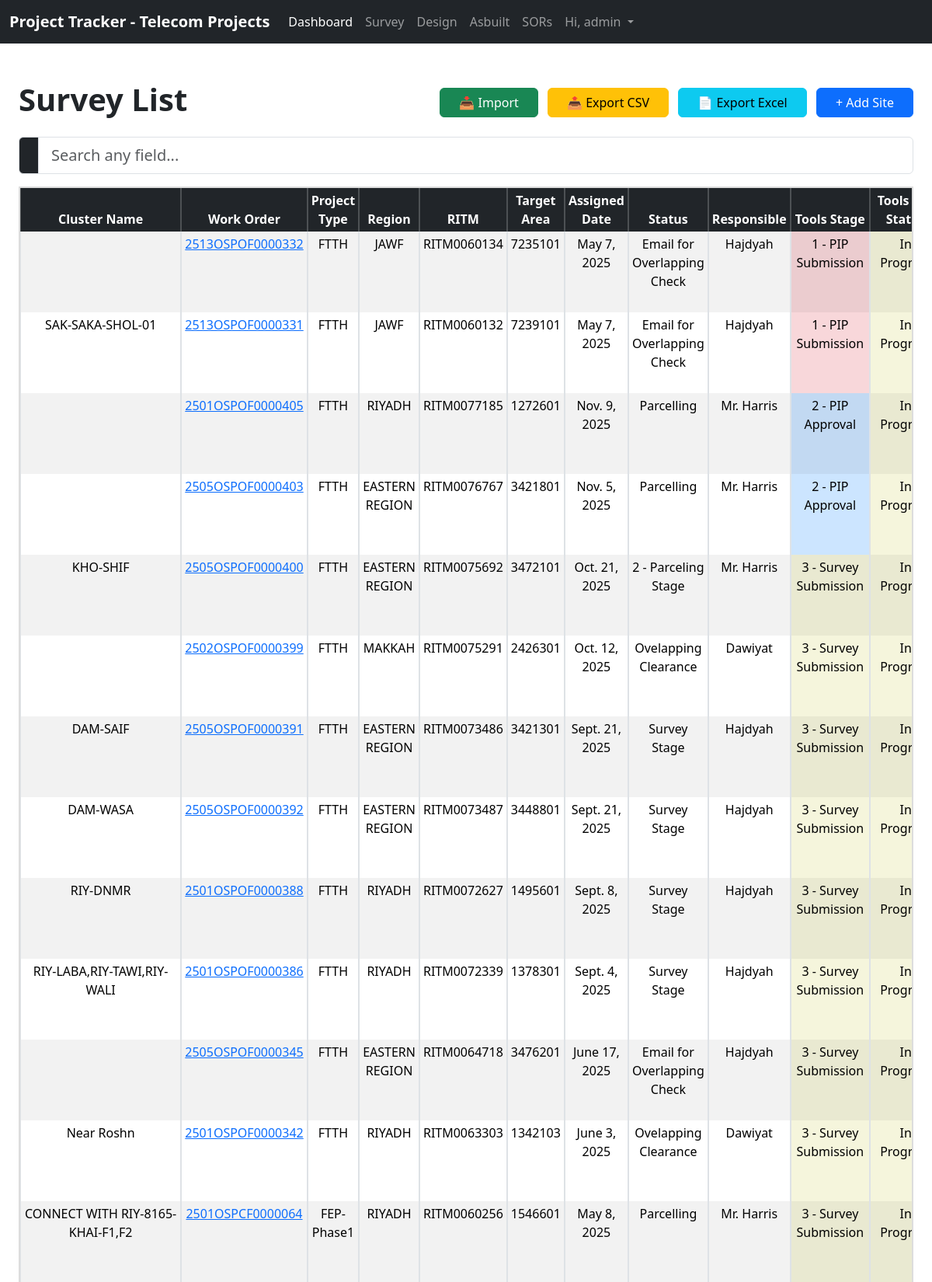
Page /survey/ (signed in, upper part) on the committed database.
### website/models.py (models this page shows, shortened)
class survey(models.Model):
    cluster_name = models.CharField(max_length=200, blank=True)
    work_order = models.CharField(max_length=16)
    region = models.CharField(max_length=20, blank=True)
    project_type = models.CharField(max_length=20, blank=True)
    RITM = models.CharField(max_length=11)
    target_area = models.IntegerField(blank=True, null=True)
    date_assigned = models.DateField()
    status = models.CharField(max_length=50)
    responsible = models.CharField(max_length=100)
    tools = models.CharField(max_length=50)
    wo_status = models.CharField(max_length=50)
    priority = models.CharField(max_length=20)
    remarks = models.TextField(blank=True)
    updated_at = models.DateTimeField(auto_now=True)
    updated_by = models.ForeignKey(
        User, on_delete=models.SET_NULL, null=True, blank=True
    )

### website/views.py (the view)
# urls.py: path('survey/', views.survey_list, name='survey'),
def survey_list(request):
    surveys = survey.objects.all().order_by('tools')
    if request.method == 'POST':
        username = request.POST['username']
        password = request.POST['password']
        user = authenticate(request, username=username, password=password)
        if user is not None:
            login(request, user)
            messages.success(request, "You have logged in!")
            return redirect('survey')
        else:
            messages.success(
                request, "Username does not Exist, Please register for an account.")
            return redirect('home')
    else:
        return render(request, 'survey.html', {'surveys': surveys})

### website/templates/survey.html (shortened to what this page needs)
{% extends 'base.html' %}
{% load tz %}
{% block content %}
{% if user.is_authenticated %}
{% load static %}
<div class="container-fluid px-4">
    <div class="d-flex justify-content-between align-items-center mt-4">
        <h1 class="fw-bold">Survey List</h1>
        <div>
            {% if user.is_superuser %}
            <button class="btn btn-success px-4 me-2" data-bs-toggle="modal" data-bs-target="#importModal">
                📥 Import
            </button>
            {% endif %}
            <a class="btn btn-warning px-4 me-2" href="{% url 'export_survey_csv' %}">
                📤 Export CSV
            </a>
            <a class="btn btn-info px-4 me-2" href="{% url 'export_survey_excel' %}">
                📄 Export Excel
            </a>
            <a class="btn btn-primary px-4" href="#">
                + Add Site
            </a>
        </div>
    </div>
    <div class="input-group my-3">
        <span class="input-group-text bg-dark text-white"></span>
        <input id="searchInput" type="search" class="form-control form-control-lg rounded-end"
            placeholder="Search any field... ">
    </div>
    <div class="table-container">
        <table class="table text-center table-striped table-hover table-bordered table-sm">
            <thead class="table-dark sticky-header">
                <tr>
                    <th>Cluster Name</th>
                    <th>Work Order</th>
                    <th>Project Type</th>
                    <th>Region</th>
                    <th>RITM</th>
                    <th>Target Area</th>
                    <th>Assigned Date</th>
                    <th>Status</th>
                    <th>Responsible</th>
                    <th>Tools Stage</th>
                    <th>Tools WO Status</th>
                </tr>
            </thead>
            <tbody id="surveyTable">
                {% if surveys %}
                {% for survey in surveys %}
                <tr>
                    <td>{{ survey.cluster_name }}</td>
                    <td><a href="{% url 'survey_detail' survey.id %}">{{ survey.work_order }}</a></td>
                    <td>{{ survey.project_type }}</td>
                    <td>{{ survey.region }}</td>
                    <td>{{ survey.RITM }}</td>
                    <td>{{ survey.target_area }}</td>
                    <td>{{ survey.date_assigned }}</td>
                    <td class="
                ">{{ survey.status }}</td>
                    <td>{{ survey.responsible }}</td>
                    <td class="
                    {% if 'pip submission' in survey.tools|lower %}tools-pip-submission
                    {% elif 'pip approval' in survey.tools|lower %}tools-pip-approval
                    {% elif 'survey submission' in survey.tools|lower %}tools-survey-submission
                    {% elif 'survey approval' in survey.tools|lower %}tools-survey-approval
                    {% elif 'completed' in survey.tools|lower %}tools-completed
                    {% elif 'for cancellation' in survey.tools|lower %}tools-for-cancellation
                    {% elif 'cancelled' in survey.tools|lower %}tools-cancelled
                    {% endif %}
                    ">
                        {{ survey.tools }}
                    </td>
                    <td class="
                    {% if survey.wo_status == 'In Progress' %}wo-in-progress
                    {% elif survey.wo_status == 'Completed' %}wo-completed
                    {% elif survey.wo_status == 'Cancelled' %}wo-cancelled
                    {% endif %}
                ">{{ survey.wo_status }}</td>
                </tr>
                {% endfor %}
                {% endif %}
            </tbody>
        </table>
    </div>
</div>
{% endif %}
{% endblock %}

### website/templates/navbar.html (shortened to what this page needs)
<nav class="navbar navbar-expand-lg navbar-dark bg-dark">
    <div class="container-fluid">
        <a class="navbar-brand" href="{% url 'home' %}"><strong>Project Tracker - Telecom Projects</strong></a>
        {% if user.is_authenticated %}
        <div class="collapse navbar-collapse" id="navbarSupportedContent">
            <ul class="navbar-nav me-auto mb-4 mb-lg-0">
                <li class="nav-item">
                    <a class="nav-link active" aria-current="page" href="{% url 'home' %}">Dashboard</a>
                </li>
                <li class="nav-item">
                    <a class="nav-link" href="{% url 'survey' %}">Survey</a>
                </li>
                <li class="nav-item">
                    <a class="nav-link" href="#">Design</a>
                </li>
                <li class="nav-item">
                    <a class="nav-link" href="#">Asbuilt</a>
                </li>
                <li class="nav-item">
                    <a class="nav-link" href="#">SORs</a>
                </li>
                <li class="nav-item dropdown">
                    <a class="nav-link dropdown-toggle" href="#" role="button" data-bs-toggle="dropdown"
                        aria-expanded="false">
                        Hi, {{ user.username }}
                    </a>
                </li>
            </ul>
        </div>
        {% endif %}
    </div>
</nav>

### static/css/styles.css (style rules this page uses)
.wo-in-progress { background-color: beige !important; }
.tools-pip-submission { background-color: #f8d7da !important; }
.tools-pip-approval { background-color: #cce5ff !important; }
.tools-survey-submission { background-color: beige !important; }

### website/templates/base.html (style rules this page uses)
thead th { position: sticky; top: 140px; z-index: 998; background: #212529 !important; color: white !important; }
.table-container { max-height: 70vh; overflow-y: auto; }

### website/templates/survey.html (style rules this page uses)
.table-container { max-height: 70vh; overflow-y: auto; border: 2px solid #ddd; }
.table-container table { border-collapse: separate; border-spacing: 0; }
.sticky-header th { position: sticky; top: 0; z-index: 20; background: #212529 !important; color: white !important; }

### rows in the picture
survey: work_order "2513OSPOF0000332", project_type "FTTH", region "JAWF", RITM "RITM0060134", target_area "7235101", date_assigned "May 7, 2025", status "Email for Overlapping Check", responsible "Hajdyah", tools "1 - PIP Submission", wo_status "In…"
survey: cluster_name "SAK-SAKA-SHOL-01", work_order "2513OSPOF0000331", project_type "FTTH", region "JAWF", RITM "RITM0060132", target_area "7239101", date_assigned "May 7, 2025", status "Email for Overlapping Check", responsible "Hajdyah", tools "1 - PIP Submission", wo_status "In…"
survey: work_order "2501OSPOF0000405", project_type "FTTH", region "RIYADH", RITM "RITM0077185", target_area "1272601", date_assigned "Nov. 9, 2025", status "Parcelling", responsible "Mr. Harris", tools "2 - PIP Approval", wo_status "In…"
survey: work_order "2505OSPOF0000403", project_type "FTTH", region "EASTERN REGION", RITM "RITM0076767", target_area "3421801", date_assigned "Nov. 5, 2025", status "Parcelling", responsible "Mr. Harris", tools "2 - PIP Approval", wo_status "In…"
survey: cluster_name "KHO-SHIF", work_order "2505OSPOF0000400", project_type "FTTH", region "EASTERN REGION", RITM "RITM0075692", target_area "3472101", date_assigned "Oct. 21, 2025", status "2 - Parceling Stage", responsible "Mr. Harris", tools "3 - Survey Submission", wo_status "In…"
survey: work_order "2502OSPOF0000399", project_type "FTTH", region "MAKKAH", RITM "RITM0075291", target_area "2426301", date_assigned "Oct. 12, 2025", status "Ovelapping Clearance", responsible "Dawiyat", tools "3 - Survey Submission", wo_status "In…"
survey: cluster_name "DAM-SAIF", work_order "2505OSPOF0000391", project_type "FTTH", region "EASTERN REGION", RITM "RITM0073486", target_area "3421301", date_assigned "Sept. 21, 2025", status "Survey Stage", responsible "Hajdyah", tools "3 - Survey Submission", wo_status "In…"
survey: cluster_name "DAM-WASA", work_order "2505OSPOF0000392", project_type "FTTH", region "EASTERN REGION", RITM "RITM0073487", target_area "3448801", date_assigned "Sept. 21, 2025", status "Survey Stage", responsible "Hajdyah", tools "3 - Survey Submission", wo_status "In…"
survey: cluster_name "RIY-DNMR", work_order "2501OSPOF0000388", project_type "FTTH", region "RIYADH", RITM "RITM0072627", target_area "1495601", date_assigned "Sept. 8, 2025", status "Survey Stage", responsible "Hajdyah", tools "3 - Survey Submission", wo_status "In…"
survey: cluster_name "RIY-LABA,RIY-TAWI,RIY-WALI", work_order "2501OSPOF0000386", project_type "FTTH", region "RIYADH", RITM "RITM0072339", target_area "1378301", date_assigned "Sept. 4, 2025", status "Survey Stage", responsible "Hajdyah", tools "3 - Survey Submission", wo_status "In…"
survey: work_order "2505OSPOF0000345", project_type "FTTH", region "EASTERN REGION", RITM "RITM0064718", target_area "3476201", date_assigned "June 17, 2025", status "Email for Overlapping Check", responsible "Hajdyah", tools "3 - Survey Submission", wo_status "In…"
survey: cluster_name "Near Roshn", work_order "2501OSPOF0000342", project_type "FTTH", region "RIYADH", RITM "RITM0063303", target_area "1342103", date_assigned "June 3, 2025", status "Ovelapping Clearance", responsible "Dawiyat", tools "3 - Survey Submission", wo_status "In…"
survey: cluster_name "CONNECT WITH RIY-8165-KHAI-F1,F2", work_order "2501OSPCF0000064", project_type "FEP-Phase1", region "RIYADH", RITM "RITM0060256", target_area "1546601", date_assigned "May 8, 2025", status "Parcelling", responsible "Mr. Harris", tools "3 - Survey Submission", wo_status "In…"

### other values in the picture
{{ user.username }} "admin"
